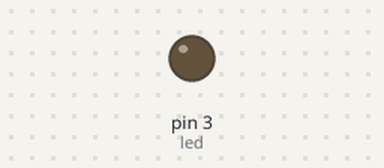
Recording of a sketch running on a simulated Arduino Uno, built with avr-gcc and run on an emulated ATmega328P. Shown: output pins drawn as LEDs (lit = HIGH).

Above: at 0.05 s.
At 0.45 s:
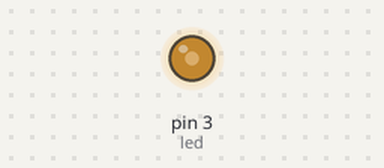
At 0.8 s:
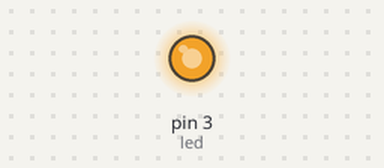
At 1.6 s:
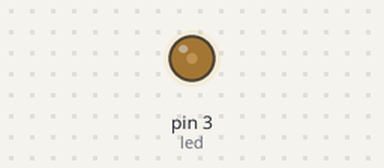
Timing chart, 0 to 4.1 s (numbered marks = the images above):
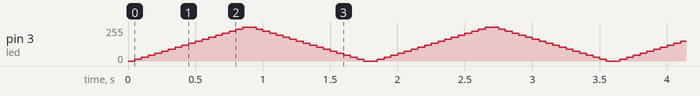

The sketch:

lab4-1.ino
```cpp
const int led = 3; //宣告整數常數 led, 並將其值設為 3

void setup() {
  //setup()內不須寫入程式碼
}

void loop() {


  for (int fadeValue = 0 ; fadeValue <= 255; fadeValue =fadeValue + 15)
  //設定後方 {} 內 fadeValue 變數的初始值、條件、每執行一次的變化量
  {
    analogWrite(led, fadeValue); //將 PWM 調整後的電壓值輸出到指定的 PWM 腳位
    delay(50); //使程式停止在上一行的階段 0.1 秒
  }

  for (int fadeValue = 255 ; fadeValue >= 0; fadeValue =fadeValue - 15)
  //設定後方 {} 內 fadeValue 變數的初始值、條件、每執行一次的變化量
  {
    analogWrite(led, fadeValue); //將 PWM 調整後的電壓值輸出到指定的 PWM 腳位
    delay(50); //使程式停止在上一行的階段 0.1 秒
  }
}
```
